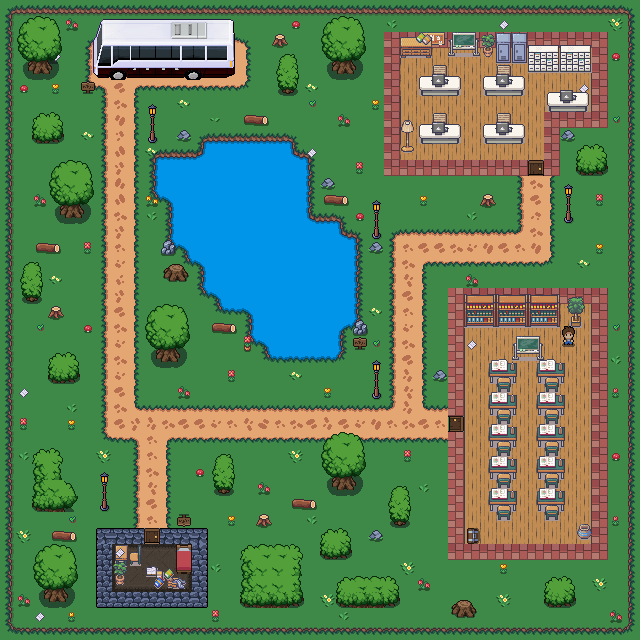

A level layout from a 2D game, rendered from its tile map. Below: a short description, then the map file with tile-grid data replaced by summaries:
An orthogonal 40x40 tile map with 16x16 px tiles, 22 tile layers (Tile Layer 12, Tile Layer 1, lake decor, entrance room, ...), 16 tilesets.

<map version="1.10" tiledversion="1.11.2" orientation="orthogonal" renderorder="right-down" width="40" height="40" tilewidth="16" tileheight="16" infinite="0" nextlayerid="26" nextobjectid="1">
 <tileset firstgid="1" name="ground" tilewidth="16" tileheight="16" tilecount="18" columns="3">
  <image source="Cliff_Tile.png" width="48" height="96" />
 </tileset>
 <tileset firstgid="19" name="ground 2" tilewidth="16" tileheight="16" tilecount="1" columns="1">
  <image source="Grass_Middle.png" width="16" height="16" />
 </tileset>
 <tileset firstgid="20" name="ground 3" tilewidth="16" tileheight="16" tilecount="18" columns="3">
  <image source="Path_Tile.png" width="48" height="96" />
 </tileset>
 <tileset firstgid="38" name="water" tilewidth="16" tileheight="16" tilecount="18" columns="3">
  <image source="Water_Tile.png" width="48" height="96" />
 </tileset>
 <tileset firstgid="56" name="outdoor decor" tilewidth="16" tileheight="16" tilecount="84" columns="7">
  <image source="Outdoor_Decor_Free.png" width="112" height="192" />
 </tileset>
 <tileset firstgid="140" name="random decor " tilewidth="16" tileheight="16" tilecount="208" columns="16">
  <image source="objects.png" width="256" height="208" />
 </tileset>
 <tileset firstgid="348" name="walls" tilewidth="16" tileheight="16" tilecount="0" columns="8">
  <image source="walls.png" width="128" height="128" />
 </tileset>
 <tileset firstgid="392" name="flooring" tilewidth="16" tileheight="16" tilecount="0" columns="5">
  <image source="flooring.png" width="80" height="48" />
 </tileset>
 <tileset firstgid="405" name="wooden" tilewidth="16" tileheight="16" tilecount="0" columns="1">
  <image source="wooden.png" width="16" height="16" />
 </tileset>
 <tileset firstgid="406" name="door" tilewidth="16" tileheight="16" tilecount="0" columns="2">
  <image source="wooden_door_b.png" width="32" height="16" />
 </tileset>
 <tileset firstgid="407" name="path" tilewidth="16" tileheight="16" tilecount="72" columns="6">
  <image source="plains.png" width="96" height="192" />
 </tileset>
 <tileset firstgid="479" name="chest" tilewidth="16" tileheight="16" tilecount="4" columns="4">
  <image source="chest_01.png" width="64" height="16" />
 </tileset>
 <tileset firstgid="483" name="NPc" tilewidth="16" tileheight="16" tilecount="540" columns="18">
  <image source="player.png" width="288" height="480" />
 </tileset>
 <tileset firstgid="1023" name="room builder" tilewidth="16" tileheight="16" tilecount="391" columns="17">
  <image source="Room_Builder_free_16x16.png" width="272" height="368" />
 </tileset>
 <tileset firstgid="1414" name="room interior decor" tilewidth="16" tileheight="16" tilecount="1424" columns="16">
  <image source="Interiors_free_16x16.png" width="256" height="1424" />
 </tileset>
 <tileset firstgid="2838" name="bus" tilewidth="16" tileheight="16" tilecount="1521" columns="39">
  <image source="Red_BUS_CLEAN_8D_000-sheet.png" width="630" height="630" />
 </tileset>
 <layer id="14" name="Tile Layer 12" width="40" height="40">
  <data>[1600 cells, 0 non-empty, 0 distinct tile ids]</data>
 </layer>
 <layer id="1" name="Tile Layer 1" width="40" height="40">
  <data>[1600 cells, 1600 non-empty, 23 distinct tile ids]</data>
 </layer>
 <layer id="2" name="lake decor" width="40" height="40">
  <data>[1600 cells, 53 non-empty, 30 distinct tile ids]</data>
 </layer>
 <layer id="3" name="entrance room" width="40" height="40">
  <data>[1600 cells, 44 non-empty, 15 distinct tile ids]</data>
 </layer>
 <layer id="4" name="entrance room decor" width="40" height="40">
  <data>[1600 cells, 27 non-empty, 17 distinct tile ids]</data>
 </layer>
 <layer id="5" name="extra building" width="40" height="40">
  <data>[1600 cells, 118 non-empty, 8 distinct tile ids]</data>
 </layer>
 <layer id="6" name="extra building decor" width="40" height="40">
  <data>[1600 cells, 403 non-empty, 39 distinct tile ids]</data>
 </layer>
 <layer id="8" name="building 3 interior" width="40" height="40">
  <data>[1600 cells, 126 non-empty, 9 distinct tile ids]</data>
 </layer>
 <layer id="9" name="entrance room decor" width="40" height="40">
  <data>[1600 cells, 22 non-empty, 15 distinct tile ids]</data>
 </layer>
 <layer id="10" name="NC buildind decor" width="40" height="40">
  <data>[1600 cells, 126 non-empty, 3 distinct tile ids]</data>
 </layer>
 <layer id="11" name="Tile Layer 10" width="40" height="40">
  <data>[1600 cells, 27 non-empty, 12 distinct tile ids]</data>
 </layer>
 <layer id="12" name="Tile Layer 11" width="40" height="40">
  <data>[1600 cells, 63 non-empty, 7 distinct tile ids]</data>
 </layer>
 <layer id="15" name="Tile Layer 13" width="40" height="40">
  <data>[1600 cells, 43 non-empty, 17 distinct tile ids]</data>
 </layer>
 <layer id="16" name="NPC" width="40" height="40">
  <data>[1600 cells, 78 non-empty, 6 distinct tile ids]</data>
 </layer>
 <layer id="18" name="Tile Layer 15" width="40" height="40">
  <data>[1600 cells, 15 non-empty, 9 distinct tile ids]</data>
 </layer>
 <layer id="19" name="Tile Layer 16" width="40" height="40">
  <data>[1600 cells, 10 non-empty, 6 distinct tile ids]</data>
 </layer>
 <layer id="20" name="Tile Layer 17" width="40" height="40">
  <data>[1600 cells, 46 non-empty, 16 distinct tile ids]</data>
 </layer>
 <layer id="21" name="Tile Layer 18" width="40" height="40">
  <data>[1600 cells, 1 non-empty, 1 distinct tile ids]</data>
 </layer>
 <layer id="22" name="Lamp" width="40" height="40">
  <data>[1600 cells, 4 non-empty, 4 distinct tile ids]</data>
 </layer>
 <layer id="23" name="paper top right corner" width="40" height="40">
  <data>[1600 cells, 113 non-empty, 16 distinct tile ids]</data>
 </layer>
 <layer id="24" name="bus" width="40" height="40">
  <data>[1600 cells, 229 non-empty, 85 distinct tile ids]</data>
 </layer>
 <layer id="25" name="fina shrubbery and ground decorations" width="40" height="40">
  <data>[1600 cells, 0 non-empty, 0 distinct tile ids]</data>
 </layer>
</map>
